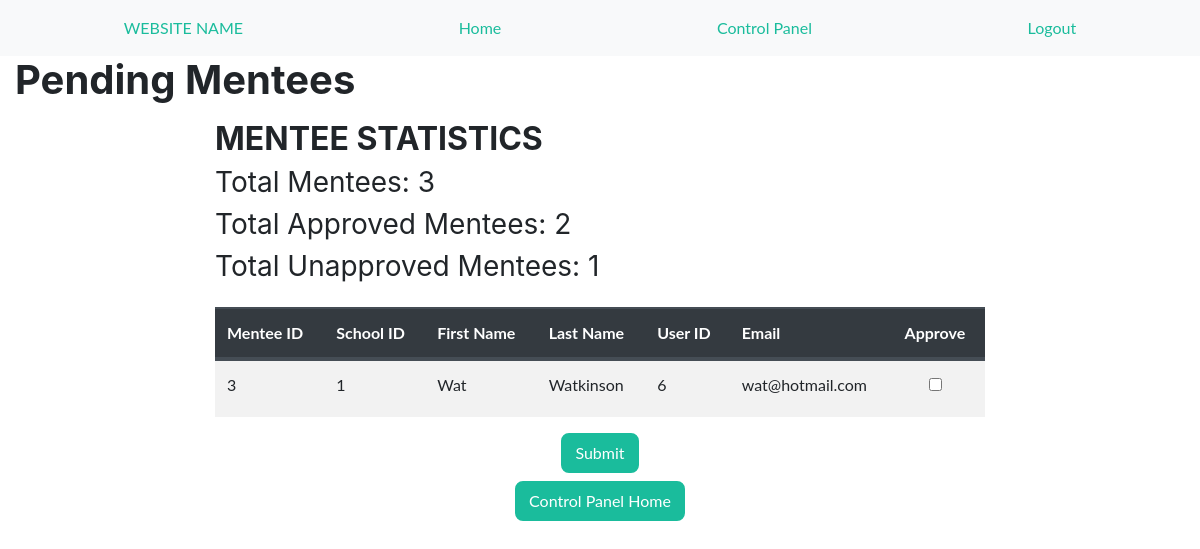
The page /admin/pending_mentees (signed in) on the database its author committed.
### app/models.py (models this page shows, shortened)
class User(UserMixin, db.Model):
    __tablename__ = 'user'
    email = db.Column(db.Text, nullable=False, unique=True)
    user_type = db.Column(db.String, nullable=False)
    user_id = db.Column(db.Integer,autoincrement=True, primary_key=True)
    school_id = db.Column(db.Integer, nullable=False)
    password = db.Column(db.String)
    bio = db.Column(db.String(300))
    is_active = db.Column(db.Boolean)
    profile_pic = db.Column(db.BLOB)
    creation_date = db.Column(db.String)

class Mentee(db.Model):
    __tablename__ = 'mentee'
    mentee_id = db.Column(db.Integer, autoincrement=True, primary_key=True)
    school_id = db.Column(db.Integer, db.ForeignKey('school.school_id'), nullable=False)
    first_name = db.Column(db.String, nullable=False)
    last_name = db.Column(db.String, nullable=False)
    user_id = db.Column(db.Integer, db.ForeignKey('user.user_id'), nullable=False)
    user = db.relationship("User", backref='mentee')
    paired = db.Column(db.Boolean)

### app/main/routes.py (the view)
@bp_main.route('/admin/pending_mentees', methods=['POST', 'GET'])
@login_required
@requires_admin('admin')
def controlpanel_mentee():
    form = ApproveForm(request.form)
    user_type = 'Mentee'
    stats_dict = get_stats()
    queries = db.session.query(User, Mentee).filter(User.is_active == False).\
        join(Mentee, User.user_id == Mentee.user_id).all()
    if request.method == 'POST' and form.validate_on_submit():
        approved_list = request.form.getlist('approve')
        for id in approved_list:
            approve('mentee', id, None)
        return redirect(url_for('main.controlpanel_home'))
    return render_template('admin/admin_pending_users.html', queries=queries, form=form, user_type=user_type,
                           stats_dict=stats_dict, title="Pending Mentees")

### app/main/forms.py
class ApproveForm(FlaskForm):
    approve = BooleanField("", default="unchecked")

class SearchByForm(FlaskForm):
    choices = [('School', 'School'),
               ('City', 'City')]
    select = SelectField('In:', choices=choices)
    choices2 = [('Mentees and Mentors', 'All'),
                ('Mentee', 'Mentee'),
                ('Mentor', 'Mentor')]
    select2 = SelectField('User Type:', choices=choices2)
    search = StringField('Search:', validators=[DataRequired()])

### app/auth/routes.py (called while the page is built)
@login_manager.user_loader
def user_loader(user_id):
    if user_id is not None:
        return User.query.get(user_id)
    return None

### app/templates/admin/admin_pending_users.html (shortened to what this page needs)
{% extends 'base.html' %}
{% from "_formhelpers.html" import render_field %}
{% block header%}{{ title }}{% endblock %}
{% block content %}
     {% if queries|length %}
        <div class="row mt-3">
            <div class="col-md-2"></div>
            <div class="col-md-8">
                <div class="justify-content-center">
                {% if user_type == 'Mentee' %}
                    <h2>MENTEE STATISTICS</h2>
                    <h3 class="font-weight-normal">Total Mentees: {{ stats_dict['mentees_total'] }}</h3>
                    <h3 class="font-weight-normal">Total Approved Mentees: {{ stats_dict['approved_mentees_total'] }}</h3>
                    <h3 class="font-weight-normal">Total Unapproved Mentees: {{ stats_dict['unapproved_mentees_total'] }}</h3>
                {% endif %}
                <form action="" method="post" novalidate>
                    <table class="mt-4 table table-striped table-hover">
                        <thead class="thead-dark">
                        <tr>
                            <th scope="col">{{user_type}} ID</th>
                            {% if user_type == 'Mentee' %}
                                <th scope="col">School ID</th>
                            {% endif %}
                            <th scope="col">First Name</th>
                            <th scope="col">Last Name</th>
                            <th scope="col">User ID</th>
                            <th scope="col">Email</th>
                            <th scope="col">Approve</th>
                        </tr>
                        </thead>
                        <tbody>
                        {% for query in queries %}
                            <tr>
                                {% if user_type == 'Mentee' %}
                                    <td>{{ query[1].mentee_id }}</td>
                                    <td>{{ query[0].school_id }}</td>
                                {% elif user_type == 'Mentor' %}
                                    <td>{{ query[1].mentor_id }}</td>
                                {% endif %}
                                <td>{{ query[1].first_name }}</td>
                                <td>{{ query[1].last_name }}</td>
                                <td>{{ query[0].user_id }}</td>
                                <td>{{ query[0].email }}</td>
                                {% if user_type == 'Mentee' %}
                                    <td>
                                        {{ render_field(form.approve, value=query[1].mentee_id)}}
                                {% elif user_type == 'Mentor' %}
                                    <td>
                                        {{ render_field(form.approve, value=query[1].mentor_id)}}
                                    </td>
                                {% endif %}
                            </tr>
                        {% endfor %}
                        </tbody>
                    </table>
                    <div class="row justify-content-center">
                        <input type="submit" value="Submit" class="btn btn-primary">
                    </div>
                    <div class="row mt-2 justify-content-center">
                        <a href="{{ url_for('main.controlpanel_home') }}" >
                            <input type="button" value="Control Panel Home" class="btn btn-primary">
                        </a>
                    </div>
                </form>
            </div>
        </div>
    {% else %}
        <p>Sorry, no pending {{user_type}}s found</p>
    {% endif %}
{% endblock %}

### app/templates/_formhelpers.html (shortened to what this page needs)
{% macro render_field(field) %}
    <dd>{{ field(**kwargs)|safe }}
    </dd>
{% endmacro %}

### rows shown on the page
User: user_type "Mentee", mentee_id "3", school "1", first_name "Wat", last_name "Watkinson", user_id "6", email "wat@hotmail.com"

### other values the page prints
{{ title }} "Pending Mentees"
{{ stats_dict['mentees_total'] }} "3"
{{ stats_dict['approved_mentees_total'] }} "2"
{{ stats_dict['unapproved_mentees_total'] }} "1"
